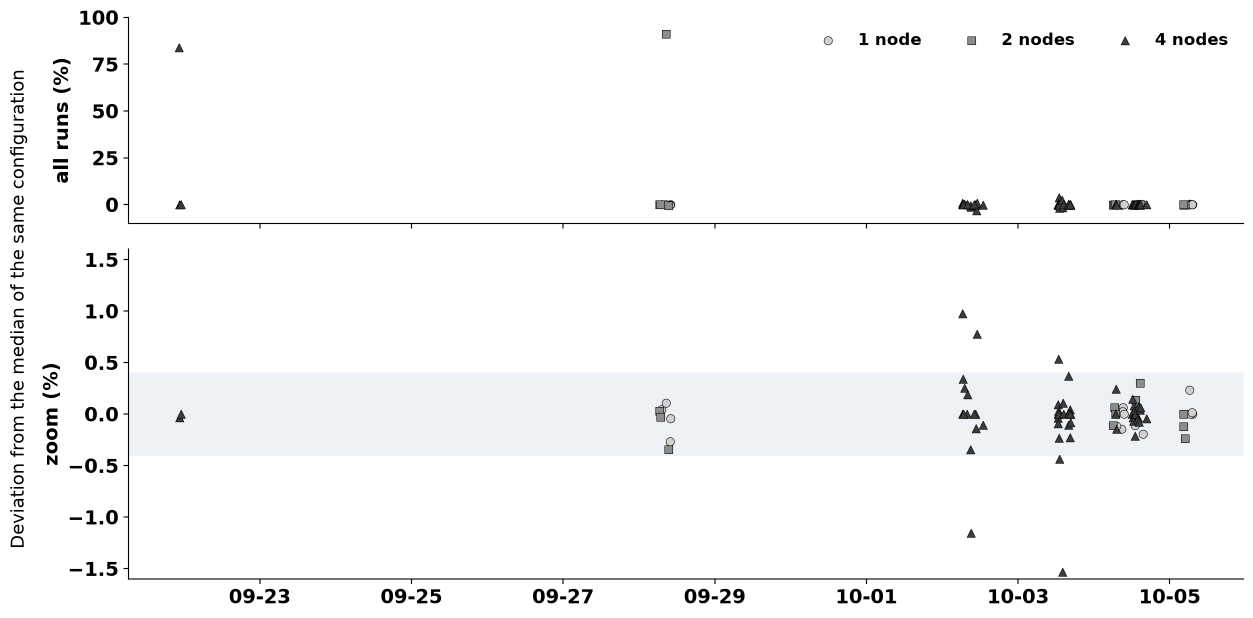
#> input picture submission/openfoam/figures/fig01_run_to_run_variation.png, 2506 x 1236 px, given in place of slide-09.png, which was not available (shown at 1/2 size)
$ python make_figures.py ../../../submission/openfoam/figures/fig01_run_to_run_variation.png out.png
#> lines starting #> are read from the running program, lines starting #| are printed output that depends on the picture
# /// script
# requires-python = ">=3.11"
# dependencies = ["pillow>=10", "matplotlib>=3.8"]
# ///
"""Collects the technical report's figures in submission/openfoam/figures/: the deck's plots (report_plots.py), two of the
team's figures (figures.py), three diagrams cut from slides that PowerPoint exported, and three decomposition pictures
put together from the ParaView panels of presentation/openfoam/decomposition/panels in Box.

usage: make_figures.py <scratchpad> <output dir>
"""
import shutil
import sys
from pathlib import Path

import matplotlib
from PIL import Image, ImageDraw, ImageFont

work = Path(sys.argv[1])
out = Path(sys.argv[2])
out.mkdir(parents=True, exist_ok=True)
plots, team, slides, panels = work / "figs_plots", work / "figs_team", work / "slides", work / "panels"
font = ImageFont.truetype(str(Path(matplotlib.get_data_path()) / "fonts/ttf/DejaVuSans-Bold.ttf"), 46)
PICTURE = (0x00, 0x38, 0x94)  # the blue of the deck's headings over the decomposition pictures

copies = {
    "fig01_run_to_run_variation.png": team / "fig08_variability.png",
    "fig02_criteria_example.png": plots / "p07_rule.png",
    "fig03_baseline_and_official.png": plots / "p_baseline.png",
    "fig05_decomposition_results.png": plots / "p_decomposition.png",
    "fig07_pinning_results.png": plots / "p10_pinning.png",
    "fig08_hierarchical_scotch_1_2_4_nodes.png": plots / "p11_scotch.png",
    "fig10_node_tree_results.png": plots / "p_node_tree.png",
    "fig11_basic_results.png": plots / "p_basic.png",
    "fig13_cores_or_memory.png": team / "fig19_cores_or_memory.png",
    "fig15_multilevel_results.png": plots / "p_multilevel.png",
    "fig16_call_stacks_flame_graph.png": plots / "ps_flame.png",
    "fig18_bonus_results.png": plots / "p_bonus.png",
    "fig19_effect_of_each_change.png": plots / "ps_each.png",
    "fig20_scaling.png": plots / "p17_scaling.png",
    "fig21_cd_iterations.png": plots / "ps_cd_iterations.png",
}
for name, source in copies.items():
    shutil.copyfile(source, out / name)

# Diagrams drawn as slide shapes, cut from the 2400 x 1350 exports of our 8th-edition build (slides 9, 17 and 22), without
# their titles and captions, which the report gives under the figure.
cuts = {
    "fig06_node_and_pinning.png": ("slide-09.png", (114, 420, 1290, 870)),
    "fig12_memory_limit_placements.png": ("slide-17.png", (114, 246, 2280, 978)),
    "fig17_two_source_changes.png": ("slide-22.png", (114, 222, 2280, 1152)),
}
for name, (source, box) in cuts.items():
    Image.open(slides / source).convert("RGB").crop(box).save(out / name, optimize=True)
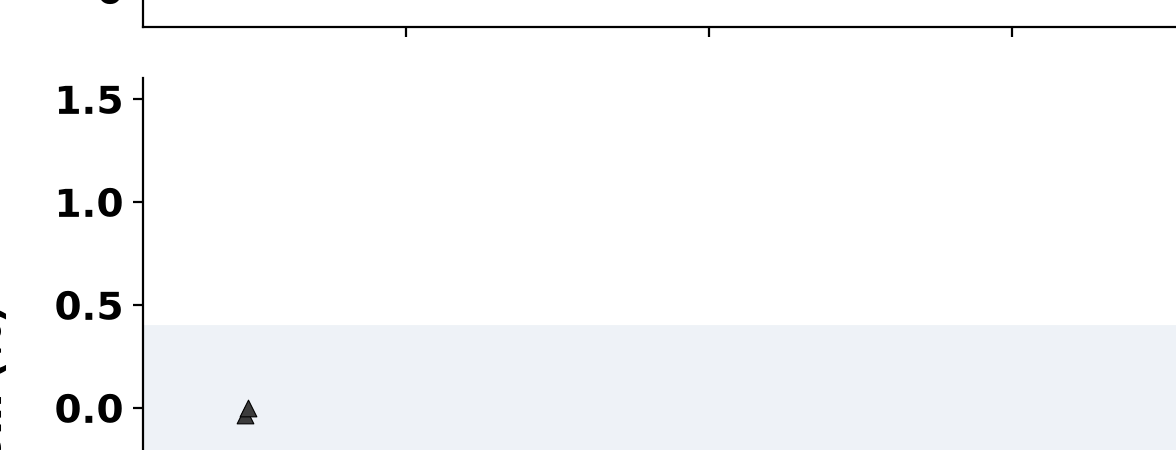
#> saved as fig06_node_and_pinning.png: PIL image 1176x450 RGB; mean R, G, B 247.6, 248.5, 249.7
#> pass 2 of the loop `for name, (source, box) in cuts.items():`:
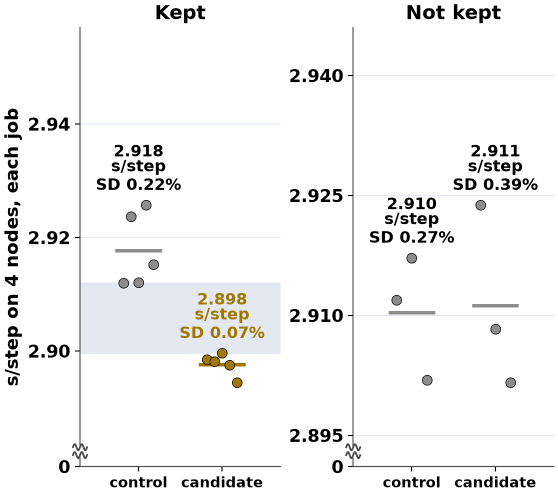
#> input picture submission/openfoam/figures/fig02_criteria_example.png, 1116 x 990 px, given in place of slide-17.png, which was not available (shown at 1/2 size)
#> `Image.open(slides / source).convert("RGB").crop(box).save(out / name, ..`:
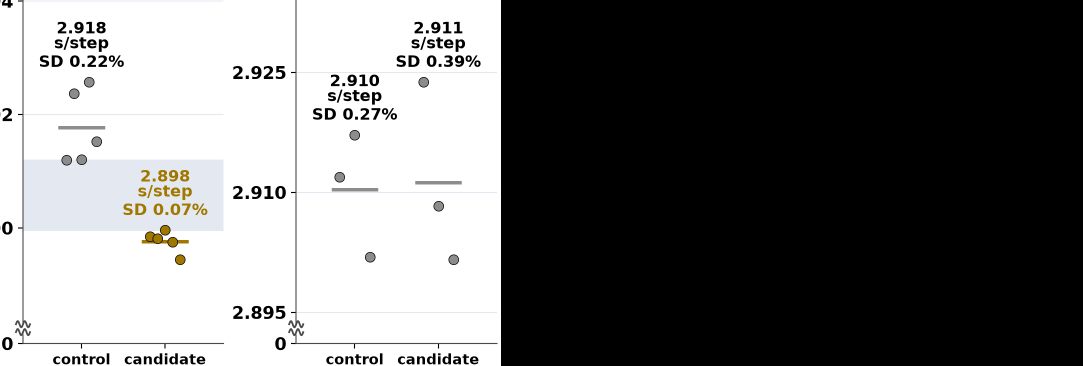
#> saved as fig12_memory_limit_placements.png: PIL image 2166x732 RGB (shown at 1/2 size); mean R, G, B 112, 112, 111.9


NODE_HUES = [(0.12, 0.47, 0.71), (1.0, 0.50, 0.05), (0.17, 0.63, 0.17), (0.58, 0.40, 0.74)]  # as build_deck.py and render.py
small = ImageFont.truetype(str(Path(matplotlib.get_data_path()) / "fonts/ttf/DejaVuSans-Bold.ttf"), 34)
LABEL_BAND = 44  # the panels' own labels sit in their top 44 px (some still say "Basic: scotch"); the deck cuts them off too


def numa_shade(domain):
    """The colour of NUMA domain domain (0-31) in the pictures, as build_deck.numa_shade() and render.py draw it."""
    shade = domain % 8 / 7.0 * 0.9 - 0.45
    return tuple(round(255 * (c * (1 + shade) if shade < 0 else c + (1 - c) * shade)) for c in NODE_HUES[domain // 8])


def pair(name, left, right):
    """Two decompositions side by side, each as the car, the centre plane and a cross-section (rows) without the panels'
    labels, coloured by node (hue) and NUMA domain (shade), with its decomposeParDict name over its column and, under both,
    the key that the deck has (each node's 8 shades)."""
    width, gap, head, key = 1150, 40, 80, 120
    columns = []
    for method, title in (left, right):
#> (the run stopped early here; a loop or call above may not have finished)
